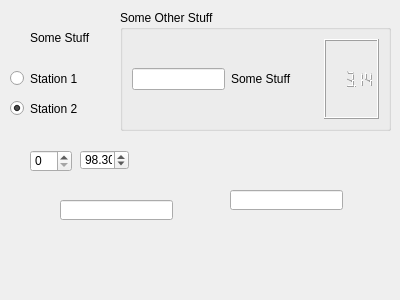
<?xml version="1.0" encoding="UTF-8"?>
<ui version="4.0">
    <class>DataView</class>
    <widget class="QWidget" name="DataView">
        <property name="geometry">
            <rect>
                <x>0</x>
                <y>0</y>
                <width>400</width>
                <height>300</height>
            </rect>
        </property>
        <property name="sizePolicy">
            <sizepolicy hsizetype="Minimum" vsizetype="Minimum">
                <horstretch>0</horstretch>
                <verstretch>0</verstretch>
            </sizepolicy>
        </property>
        <property name="minimumSize">
            <size>
                <width>400</width>
                <height>300</height>
            </size>
        </property>
        <property name="baseSize">
            <size>
                <width>400</width>
                <height>300</height>
            </size>
        </property>
        <property name="windowTitle">
            <string>JSON Viewer</string>
        </property>
        <widget class="QLabel" name="label">
            <property name="geometry">
                <rect>
                    <x>30</x>
                    <y>30</y>
                    <width>80</width>
                    <height>16</height>
                </rect>
            </property>
            <property name="text">
                <string>Some Stuff</string>
            </property>
        </widget>
        <widget class="QLineEdit" name="lineEdit_2">
            <property name="geometry">
                <rect>
                    <x>230</x>
                    <y>190</y>
                    <width>113</width>
                    <height>20</height>
                </rect>
            </property>
        </widget>
        <widget class="QLineEdit" name="lineEdit_3">
            <property name="geometry">
                <rect>
                    <x>60</x>
                    <y>200</y>
                    <width>113</width>
                    <height>20</height>
                </rect>
            </property>
        </widget>
        <widget class="QGroupBox" name="groupbox">
            <property name="geometry">
                <rect>
                    <x>120</x>
                    <y>10</y>
                    <width>271</width>
                    <height>121</height>
                </rect>
            </property>
            <property name="title">
                <string>Some Other Stuff</string>
            </property>
            <layout class="QHBoxLayout" name="horizontalLayout">
                <item>
                    <widget class="QLineEdit" name="lineEdit"/>
                </item>
                <item>
                    <widget class="QLabel" name="label_2">
                        <property name="geometry">
                            <rect>
                                <x>30</x>
                                <y>30</y>
                                <width>80</width>
                                <height>16</height>
                            </rect>
                        </property>
                        <property name="text">
                            <string>Some Stuff</string>
                        </property>
                    </widget>
                </item>
                <item>
                    <spacer name="horizontalSpacer">
                        <property name="orientation">
                            <enum>Qt::Horizontal</enum>
                        </property>
                        <property name="sizeHint" stdset="0">
                            <size>
                                <width>40</width>
                                <height>20</height>
                            </size>
                        </property>
                    </spacer>
                </item>
                <item>
                    <widget class="QLCDNumber" name="qlcdnumber">
                        <property name="geometry">
                            <rect>
                                <x>30</x>
                                <y>30</y>
                                <width>60</width>
                                <height>30</height>
                            </rect>
                        </property>
                        <property name="smallDecimalPoint">
                            <bool>true</bool>
                        </property>
                        <property name="value">
                            <double>3.14</double>
                        </property>
                    </widget>
                </item>
                <item/>
            </layout>
        </widget>
        <widget class="QRadioButton" name="radioButton">
            <property name="geometry">
                <rect>
                    <x>10</x>
                    <y>70</y>
                    <width>82</width>
                    <height>17</height>
                </rect>
            </property>
            <property name="text">
                <string>Station 1</string>
            </property>
        </widget>
        <widget class="QRadioButton" name="radioButton_2">
            <property name="geometry">
                <rect>
                    <x>10</x>
                    <y>100</y>
                    <width>82</width>
                    <height>17</height>
                </rect>
            </property>
            <property name="text">
                <string>Station 2</string>
            </property>
            <property name="checkable">
                <bool>true</bool>
            </property>
            <property name="checked">
                <bool>true</bool>
            </property>
        </widget>
        <widget class="QSpinBox" name="spinBox">
            <property name="geometry">
                <rect>
                    <x>30</x>
                    <y>150</y>
                    <width>42</width>
                    <height>22</height>
                </rect>
            </property>
        </widget>
        <widget class="QDoubleSpinBox" name="doubleSpinBox">
            <property name="geometry">
                <rect>
                    <x>80</x>
                    <y>150</y>
                    <width>49</width>
                    <height>20</height>
                </rect>
            </property>
            <property name="wrapping">
                <bool>true</bool>
            </property>
            <property name="frame">
                <bool>true</bool>
            </property>
            <property name="readOnly">
                <bool>false</bool>
            </property>
            <property name="buttonSymbols">
                <enum>QAbstractSpinBox::UpDownArrows</enum>
            </property>
            <property name="minimum">
                <double>0</double>
            </property>
            <property name="maximum">
                <double>115.9</double>
            </property>
            <property name="singleStep">
                <double>1.1</double>
            </property>
            <property name="value">
                <double>98.3</double>
            </property>
        </widget>
    </widget>
    <resources/>
    <connections/>
</ui>
